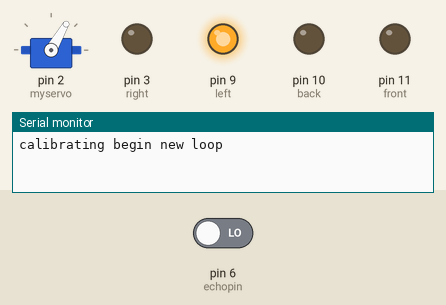
Bench run of a sketch on a simulated Arduino Uno, built with avr-gcc and run on an emulated ATmega328P. Shown: servo, output pins drawn as LEDs (lit = HIGH), the last lines printed to the serial monitor. The test bench sets the inputs (shaded band); at power-on: pin 6 (echopin) LOW. Pins used as bus, display or sensor lines are not drawn.

Above: at 5.15 s.
At 7.6 s:
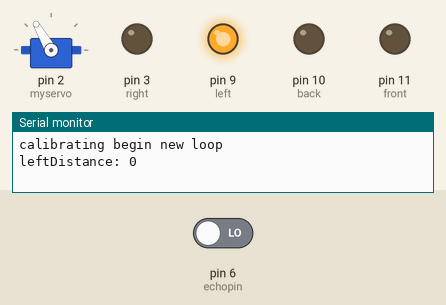
At 8.8 s:
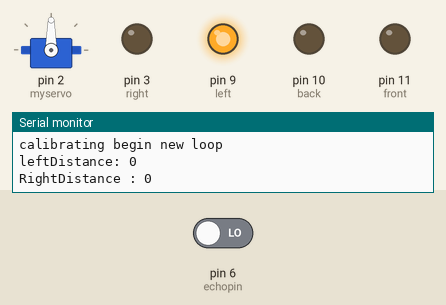
At 10.05 s:
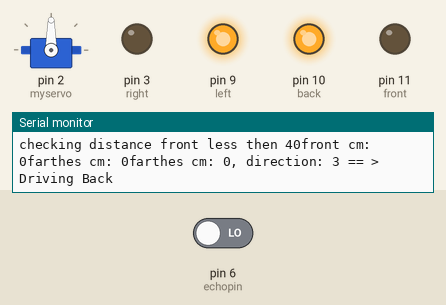
Timing chart, 0 to 10.8 s (numbered marks = the images above):
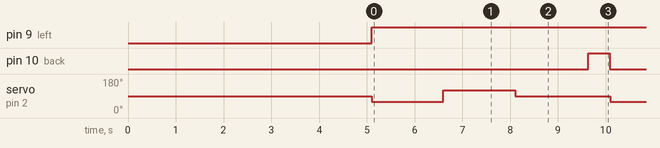

The sketch:

SmartCarProject.ino
```cpp
/*
CAR PROJECT SOURCE CODE BY INTECBRUSSEL JAVA IoT TEAM
 _____ _   _ _____ _____ _____ ____________ _   _ _____ _____ _____ _
|_   _| \ | |_   _|  ___/  __ \| ___ \ ___ \ | | /  ___/  ___|  ___| |
  | | |  \| | | | | |__ | /  \/| |_/ / |_/ / | | \ `--.\ `--.| |__ | |
  | | | . ` | | | |  __|| |    | ___ \    /| | | |`--. \`--. \  __|| |
 _| |_| |\  | | | | |___| \__/\| |_/ / |\ \| |_| /\__/ /\__/ / |___| |____
 \___/\_| \_/ \_/ \____/ \____/\____/\_| \_|\___/\____/\____/\____/\_____/


*/
#define trigpin 5//set trigpin
#include <Servo.h>
#define echopin 6//set echopin
int front = 11;
int back = 10;
int left = 9;
int right = 3;
int servoAngle = 0;

int number = 1;


Servo myservo;// declare servo name type servo
  int duration, distance;//declare variable for unltrasonic sensor

void setup() {
  Serial.begin(19200);
  pinMode(trigpin, OUTPUT);
  pinMode(front, OUTPUT); // front pin = 11
  pinMode(back, OUTPUT); // back pin = 10
  pinMode(left, OUTPUT); // left pin = 9
  pinMode(right, OUTPUT); // right pin = 3
  pinMode(echopin, INPUT);
  myservo.attach(2);// attach your servo
  myservo.writeMicroseconds(1500);
  // put your setup code here, to run once:


  myservo.write(90);
  calibration();
  }


void loop() {


  digitalWrite(left, HIGH);

  Serial.println("begin new loop"); //print distance unit cm

  int directDist = 3;

  int farthest = 0;


  int leftDist =0;
  int rightDist =0;
  int frontDist = 0;


  leftDist = checkLeft();
  rightDist = checkRight();
  frontDist = checkFront();

    if (leftDist > farthest) {
      farthest = leftDist;
      directDist = 0;
    }
     if (frontDist >  farthest) {
      farthest = frontDist;
      directDist = 2;
    }
     if (rightDist >  farthest) {
      farthest = rightDist;
      directDist = 1;
    }

   Serial.print("checking distance front less then 40"); //print distance unit cm


    if( farthest > 150) {
      driveFront();

    }else {
      if (frontDist < 16 || leftDist <35|| rightDist < 35 ) {
        Serial.print("front cm: "); //print distance unit cm
        Serial.print(farthest);//distance
        directDist = 3;
       }
    }


  Serial.print("farthes cm: "); //print distance unit cm
  Serial.print(farthest);//distance


  Serial.print("farthes cm: "); //print distance unit cm
  Serial.print(farthest);//distance
  Serial.print(", direction: ");//distance
  Serial.print(directDist);


 Drive(directDist);


}


void calibration() {

  Serial.print("calibrating "); //print distance unit cm
 checkDistance();
 delay(200);
  checkDistance();
 delay(200);
  checkDistance();
 delay(200);
}

void Drive(int direction) {

  if (direction == 0) {
    driveLeft();
  }
  if (direction == 1) {
   driveRight();
  }
  if (direction == 2) {
    driveFront();
  }

  if (direction == 3) {
    driveBack();
  }

}


int checkDistance(){
  //ultrasonic code
  digitalWrite(trigpin,HIGH);
  _delay_ms(500);
  digitalWrite(trigpin, LOW);
  duration=pulseIn(echopin,HIGH);
  distance=(duration/2)/29.1;
  return distance;
  }

void driveFront() {
    turnFront();
    Serial.println("== > Driving fornt");
    digitalWrite(front, HIGH);
      delay(400);
    digitalWrite(front, LOW);
    delay(10);
  }
void driveBack() {
    Serial.println(" == > Driving Back");

    digitalWrite(back, HIGH);
       delay(450);
    digitalWrite(back, LOW);
    delay(10);


 }

void driveLeft() {
    Serial.println("== > Driving Left");
    turnRight();
     turnRight();
    digitalWrite(front, HIGH);
    delay(400);
    digitalWrite(front, LOW);
    delay(10);


 }

 void driveRight() {
    Serial.println("== > Driving Right");
    turnLeft();
     turnLeft();
    digitalWrite(front, HIGH);
    delay(400);
    digitalWrite(front, LOW);
    delay(10);
 }

int checkLeft() {
   myservo.write(60);
  int leftDist = checkDistance();
  Serial.print("leftDistance: ");
  Serial.println(leftDist);
  return leftDist;

}
int checkRight() {
   myservo.write(120);
  int rightDist = checkDistance();
   Serial.print("RightDistance : ");
    Serial.println(rightDist);
  return rightDist;

}
int checkFront() {
  myservo.write(90);
  int frontDist = checkDistance();
  Serial.print("frontDistance: ");
  Serial.println(frontDist);
  return frontDist;

}

 void turnRight() {
  myservo.write(120);
  Serial.println("turned right");
  digitalWrite(right, HIGH);


  }

   void turnLeft() {
   myservo.write(60);
   Serial.println("turn left");
   digitalWrite(left, HIGH);

    }


   void turnFront() {
   myservo.write(90);
   Serial.println("turn Front");
   digitalWrite(left, LOW);
   digitalWrite(right, LOW);


  }
```

Measured:
- by itself, pin 9 (left): LOW → HIGH at 5.1 s
- by itself, pin 10 (back): alternates HIGH for 0.45 s and LOW for 4.5 s
- by itself, servo on pin 2 (myservo): repeats every 5.0 s: 120° 1.5 s, 90° 2.0 s, 60° 1.5 s
